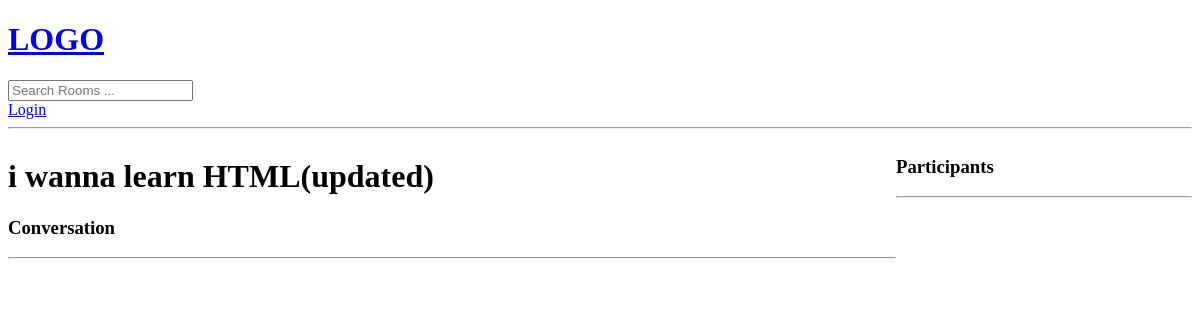
Page /room/3 on the earlier database version.
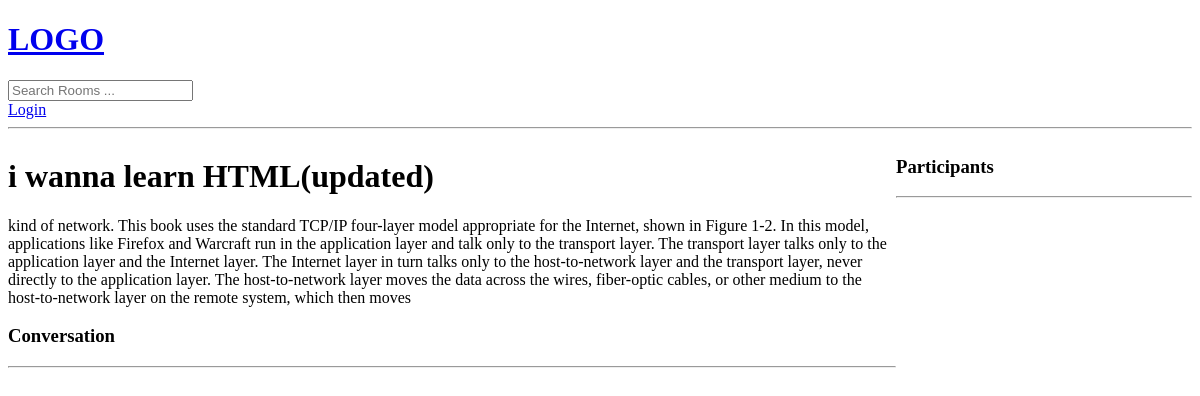
Same page on the later database version.
### base/models.py (models this page shows, shortened)
class Room(models.Model):
    host = models.ForeignKey(User, on_delete=models.SET_NULL, null=True)
    topic = models.ForeignKey(Topic, on_delete=models.SET_NULL, null=True)
    name = models.CharField(max_length=200)
    description = models.TextField(null=True, blank=True)
    participants = models.ManyToManyField(User, related_name='participants', blank=True)
    updated = models.DateTimeField(auto_now=True) #datetime changes any time you update
    created = models.DateTimeField(auto_now_add=True)#datetime does not change once  datetime created
    class Meta:
        ordering = ['-updated', '-created'] #desending order because of - sign of(updated and created)

### base/views.py (the view, shortened to what this page needs)
# urls.py: path('room/<str:pk>', views.room, name='room'),
def room(request, pk):
    room = Room.objects.get(id=pk)
    room_messages = room.message_set.all() #order_by('-created')this select all Message model from the room field inside Message model
    participants = room.participants.all()
    context = {'room':room, 'room_messages': room_messages, 'participants':participants}
    return render(request, 'base/room.html', context)

### base/templates/base/room.html (shortened to what this page needs)
{% extends 'main.html' %}
{% block content %}
<div class="room_container">
  <div>
      <h1> {{room.name}}</h1>
      <p>{{room.description}}</p>
      <div class="comment-wrapper">
         <h3>Conversation</h3>
         <hr>
      </div>
  </div>
   <div>
      <h3>Participants</h3>
      <hr>
   </div>
 </div>
{% endblock %}

Differences in the rows shown:
changed Room "i wanna learn HTML(updated)": description (not shown) → "kind of network. This book uses the standard TCP/IP four-layer model appropriate for the Internet, shown in Figure 1-2. In this model, applications like Firefox and Warcraft run in the application layer and talk only to the transport layer. The transport layer talks only to the application layer and the Internet layer. The Internet layer in turn talks only to the host-to-network layer and the transport layer, never directly to the application layer. The host-to-network layer moves the data across the wires, fiber-optic cables, or other medium to the host-to-network layer on the remote system, which then moves"
